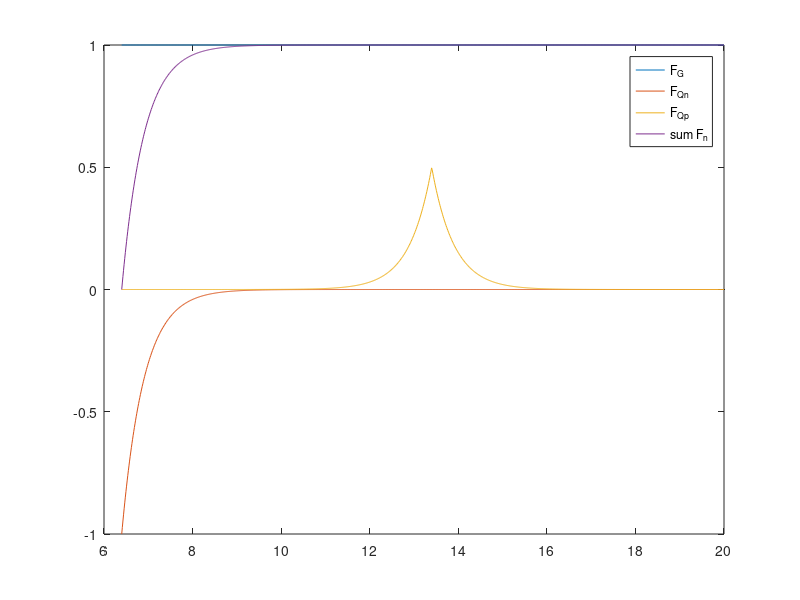

The MATLAB source for this figure:
% GQ_capacitors

clear
clc

max_r = 20;
surface_r = 6.4;
rr = linspace(surface_r,max_r,1000);

% G:
r_G = 0;
M = 1e5;
m = 1;
G = 0.001;
F_G = G*M*m./rr.^2;
F_G = 1*ones(size(rr));
% Q_m:
W_n = 0.5;
W_p = W_n;
Q_n = 0.05;
Q_p = Q_n;
r_Q_n = surface_r;
r_Q_p = surface_r + 7;
% F_Q_m = -1e-4*Q_m*Q_m./(rr - r_Q_m).^2;
% F_Q_p =  1e-6*Q_p*Q_p./(rr - r_Q_p).^2;
F_Q_n = -2*Q_n*1e1*exp(-abs(rr - r_Q_n)./W_n);
F_Q_p =  1*Q_p*1e1*exp(-abs(rr - r_Q_p)./W_p);

sum_F = F_G + F_Q_n + F_Q_p;
sum_F_n = F_G + F_Q_n;
% prod_F = F_G.*F_Q_m.*F_Q_p;
figure(1)
plot(rr,F_G)
hold on
plot(rr,F_Q_n)
plot(rr,F_Q_p)
plot(rr,sum_F_n)
hold off
% axis([0 inf 0 inf])
legend('F_G','F_{Qn}','F_{Qp}','sum F_n')
